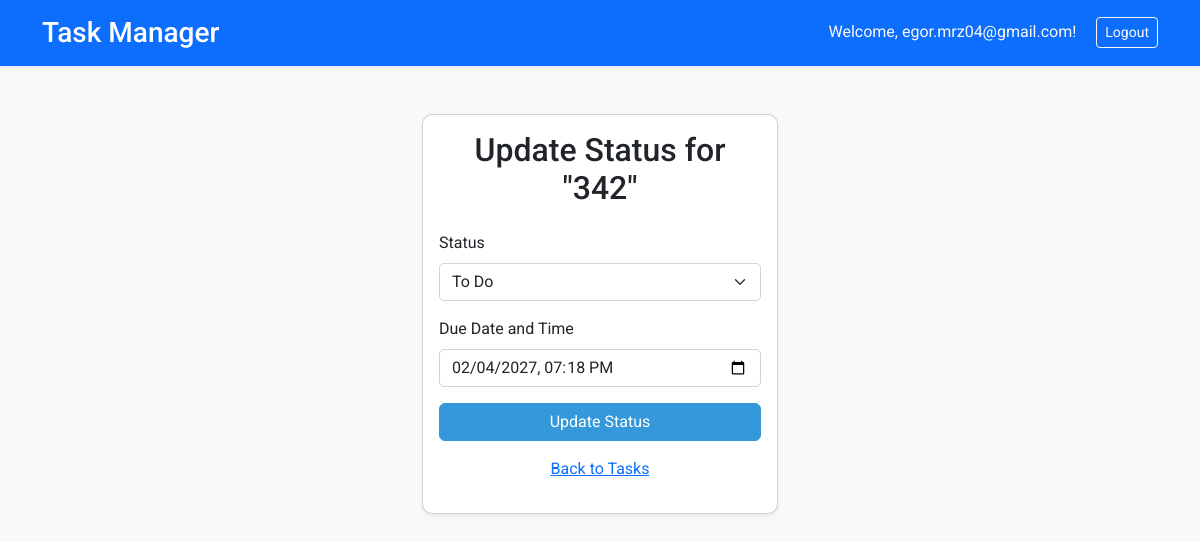
The app's page /update-task-status/342/ (signed in) with its own data.
### app/models.py (models this page shows, shortened)
class Task(models.Model):
    title = models.CharField(max_length=200)
    description = models.TextField(blank=True)
    status = models.CharField(
        max_length=20,
        choices=[
            ('TODO', 'To Do'),
            ('IN_PROGRESS', 'In Progress'),
            ('DONE', 'Done')
        ],
        default='TODO'
    )
    due_date = models.DateTimeField(null=True, blank=True)
    created_at = models.DateTimeField(auto_now_add=True)
    created_by = models.ForeignKey(User, on_delete=models.CASCADE, related_name='tasks')
    slug = models.SlugField(max_length=200, unique=True, blank=True)

### app/views.py (the view, shortened to what this page needs)
# urls.py: path('update-task-status/<slug:task_slug>/', views.TaskUpdateStatusView.as_view(), name='update_task_status'),
class TaskUpdateStatusView(LoginRequiredMixin, UpdateView):
    model = Task
    template_name = 'update_task_status.html'
    fields = ['status', 'due_date']
    success_url = reverse_lazy('app:tasks')
    slug_field = 'slug'
    slug_url_kwarg = 'task_slug'
    def get_queryset(self):
        return Task.objects.filter(created_by=self.request.user)
    def get_context_data(self, **kwargs):
        context = super().get_context_data(**kwargs)
        context['task'] = self.get_object()
        return context

### app/templates/update_task_status.html (shortened to what this page needs)
{% extends 'base.html' %}
{% block content %}
    <div class="row justify-content-center">
        <div class="col-md-6 col-lg-4">
            <div class="card shadow-sm fade-in">
                <div class="card-body">
                    <h2 class="card-title text-center mb-4">Update Status for "{{ task.title }}"</h2>
                    <form method="post">
                        <div class="mb-3">
                            <label for="status" class="form-label">Status</label>
                            <select name="status" id="status" class="form-select">
                                <option value="TODO" {% if task.status == 'TODO' %}selected{% endif %}>To Do</option>
                            </select>
                        </div>
                        <div class="mb-3">
                            <label for="due_date" class="form-label">Due Date and Time</label>
                            <input type="datetime-local" name="due_date" id="due_date" class="form-control" value="{{ task.due_date|date:'Y-m-d\TH:i' }}">
                        </div>
                        <button type="submit" class="btn btn-primary w-100">Update Status</button>
                    </form>
                    <p class="text-center mt-3">
                        <a href="{% url 'app:tasks' %}">Back to Tasks</a>
                    </p>
                </div>
            </div>
        </div>
    </div>
{% endblock %}

### app/templates/base.html (shortened to what this page needs)
{% load static %}
<!DOCTYPE html>
<html lang="en">
<head>
    <link href="https://cdn.jsdelivr.net/npm/bootstrap@5.3.3/dist/css/bootstrap.min.css" rel="stylesheet">
    <link rel="stylesheet" href="{% static 'css/styles.css' %}">
</head>
<body>
    <header class="bg-primary text-white py-3 shadow-sm">
        <div class="container d-flex justify-content-between align-items-center">
            <h1 class="h3 mb-0">Task Manager</h1>
            <nav>
                {% if user.is_authenticated %}
                    <span class="text-light me-3">Welcome, {{ user.email }}!</span>
                    <form method="post" action="{% url 'app:logout' %}" class="d-inline">
                        <button type="submit" class="btn btn-outline-light btn-sm">Logout</button>
                    </form>
                {% else %}
                    <a href="{% url 'app:login' %}" class="btn btn-outline-light btn-sm me-2">Login</a>
                    <a href="{% url 'app:register' %}" class="btn btn-light btn-sm">Register</a>
                {% endif %}
            </nav>
        </div>
    </header>
    <main class="container my-5">
        {% block content %}
        {% endblock %}
    </main>
</body>
</html>

### app/static/css/styles.css (style rules this page uses)
body { font-family: 'Roboto', sans-serif; background-color: #f8f9fa; }
header { background-color: #3498db; }
.fade-in { transition: opacity 0.5s ease; opacity: 0; }
.fade-in.visible { opacity: 1; }
.btn-primary { background-color: #3498db; border-color: #3498db; }
.card { border-radius: 10px; }
.form-control, .form-select { border-radius: 5px; border-color: #ced4da; }

### records on screen
Task: title "342", status "To Do", due_date "02/04/2027 19:18"

### other values on screen
{{ user.email }} "egor.mrz04@gmail.com"
